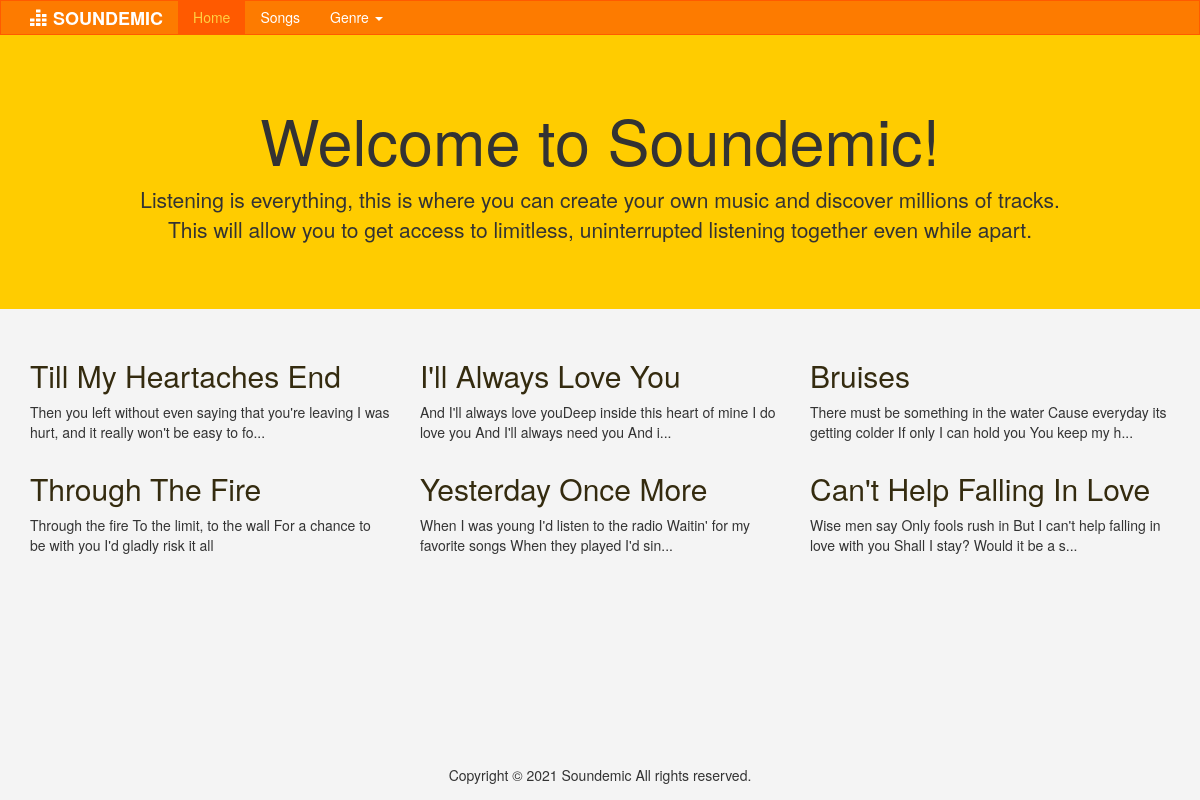
Page /user_index.php on the committed database.
### tables this page shows
CREATE TABLE `songs` (
  `songId` int(11) NOT NULL,
  `title` varchar(300) NOT NULL,
  `description` mediumtext NOT NULL,
  `artist` varchar(150) NOT NULL,
  `genreId` int(11) NOT NULL,
  `currentDate` timestamp NOT NULL DEFAULT current_timestamp() ON UPDATE current_timestamp()
);

### user_index.php (the view, shortened to what this page needs)
<?php
	require('connect.php');
	$query = "SELECT * FROM songs ORDER BY currentDate DESC LIMIT 6";
	$statement = $db->prepare($query);
  $statement->execute();
?>
<!DOCTYPE html>
<html lang="en">
  <head>
    <link href="css/bootstrap.min.css" rel="stylesheet">
    <link href="css/style.css" rel="stylesheet">
  </head>
  <body>
    <?php include("nav.php") ?>
    <div class="jumbotron" style="text-align: center">
      <div class="container">
        <h1>Welcome to Soundemic!</h1>
        <p>Listening is everything, this is where you can create your own music and discover millions of tracks. <br>This will allow you to get access to limitless, uninterrupted listening together even while apart.</p>
      </div>
    </div>
    <div class="container">
      <div class="row">
        <?php while ($row = $statement->fetch()): ?>
          <div class="col-md-4">
            <h2><a href="user_show.php?songId=<?= $row['songId'] ?>&genreId=<?= $row['genreId'] ?>&p=<?= (str_replace(' ', '-', strtolower($row['title']))) ?>" style="color: #342b0f"><?= $row['title'] ?></a></h2>
            <p><?= strlen($row['description']) >= 110 ? substr($row['description'], 0, 110) . "..." : $row['description'] ?></p>
          </div>
        <?php endwhile ?>
      </div>
    </div>
    <?php include("footer.php") ?>
  </body>
</html>

### css/style.css (style rules this page uses)
body { background: #f4f4f4; }
.jumbotron { padding-top: 50px; padding-bottom: 50px; margin-bottom: 30px; color: inherit; background-color: #ffcc00; }
.jumbotron h1, .jumbotron .h1 { color: inherit; }
.jumbotron p { margin-bottom: 15px; font-size: 21px; font-weight: 200; }
.jumbotron .container { max-width: 100%; }

### rows in the picture
songs: title "Till My Heartaches End", description "Then you left without even saying that you're leaving I was hurt, and it really won't be easy to fo"
songs: title "I'll Always Love You", description "And I'll always love youDeep inside this heart of mine I do love you And I'll always need you And i"
songs: title "Bruises", description "There must be something in the water Cause everyday its getting colder If only I can hold you You keep my h"
songs: title "Through The Fire", description "Through the fire To the limit, to the wall For a chance to be with you I'd gladly risk it all"
songs: title "Yesterday Once More", description "When I was young I'd listen to the radio Waitin' for my favorite songs When they played I'd sin"
songs: title "Can't Help Falling In Love", description "Wise men say Only fools rush in But I can't help falling in love with you Shall I stay? Would it be a s"
